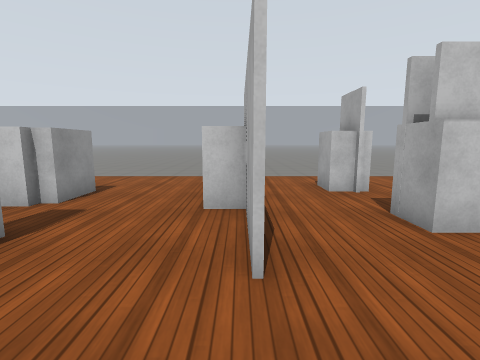
view 1 (above)

17 first-person views from a walk through a world built for the Gazebo simulator. The camera is 1.2 m above the floor, tilts 8° down and sees 85° across. The floor is counted in squares, 1 m on a side. Each view is taken from the middle of a square. On the plan, view 1 faces up. The plan holds only what a view shows up to about 12 squares ahead; the rest is blank. Robots are left out. Simple patterns stand in for the simulator's built-in surfaces.

view 2
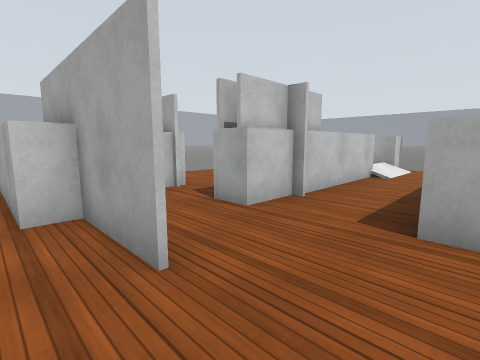

view 3
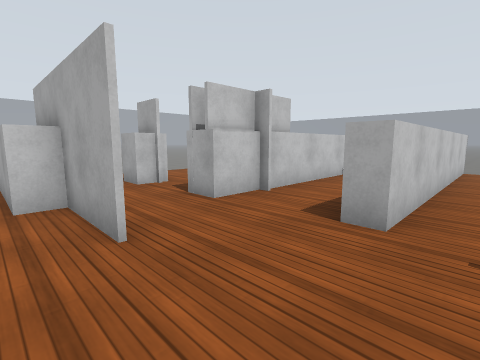

view 4
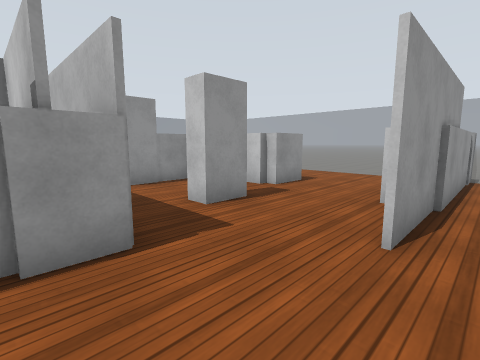

view 5
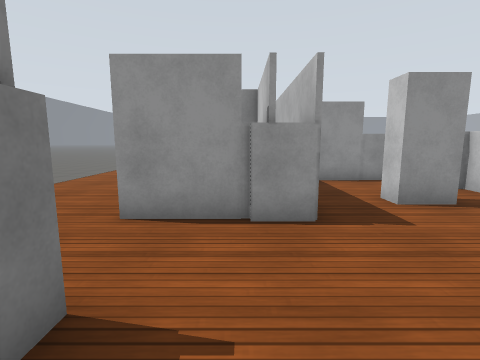

view 6
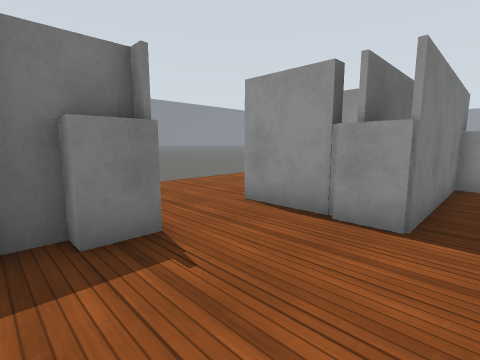

view 7
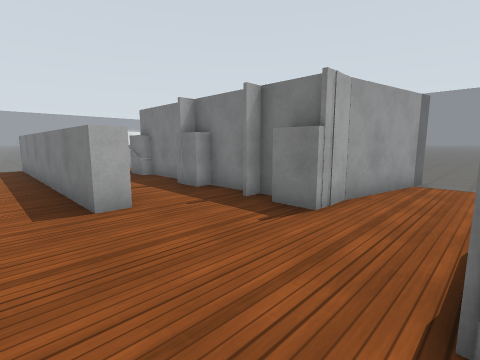

view 8
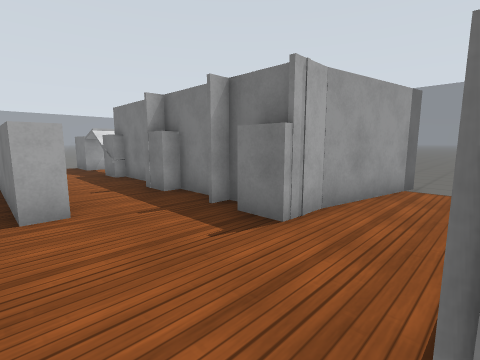

view 9
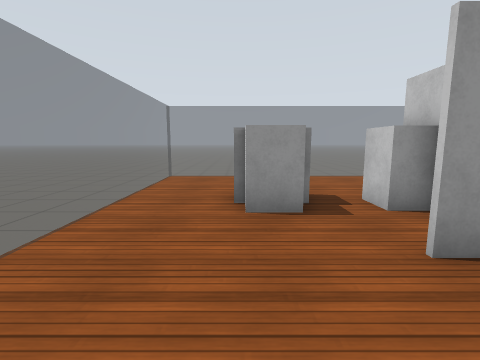

view 10
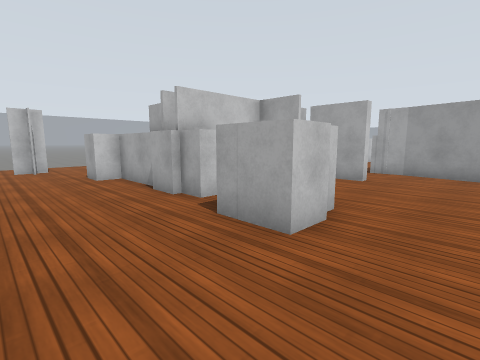

view 11
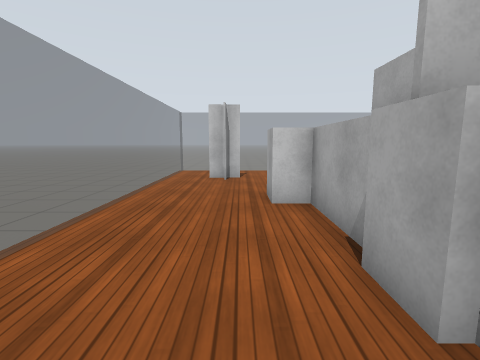

view 12
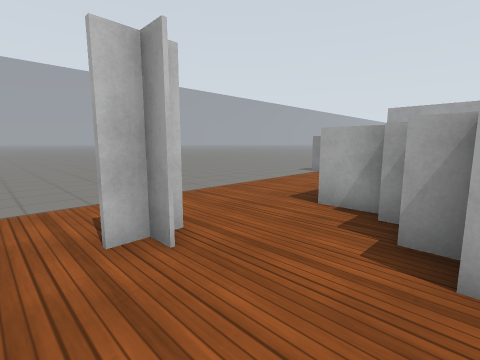

view 13
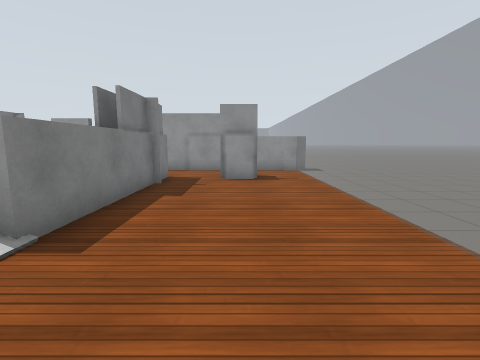

view 14
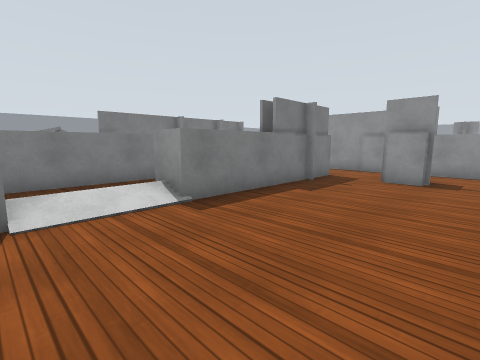

view 15
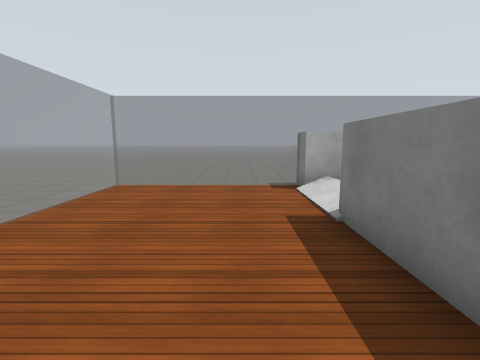

view 16
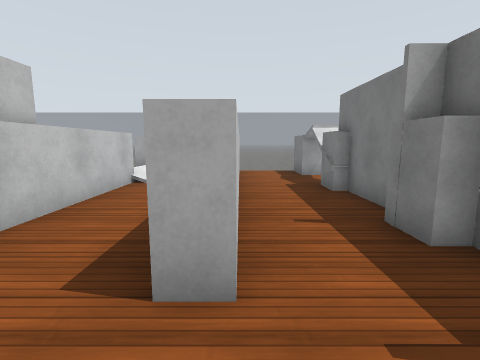

view 17
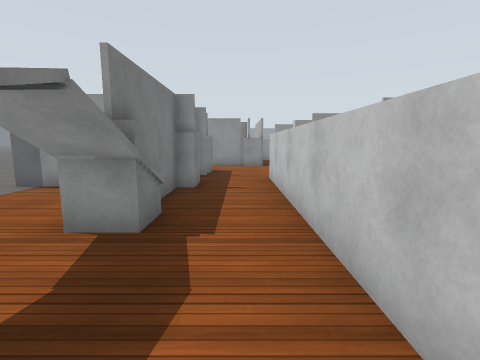

### Floor plan
Key: @ floor where view 1 was taken; # wall or solid block; . floor; / step, stairs or slope; = window, fence, low wall or low ledge; B white box.
Columns run from 12 left of view 1 to 13 right of it. Each row starts with its distance up from view 1.
 10 .===========B======== ===.
  9 =...........B............=
  8 =...........#............=
  7 =.##........#.BB.........=
  6 =.....BBB...#............=
  5 =....#B##...#............=
  4 =...B#......#..BB#####  BB
  3 =...B#...B..#........B/  =
  2 =....#...B...............
  1  ....#...................=
  0 =....#####B.@..##########=
 -1 =....#.#.B#..............=
 -2  .........#..B..BB.......=
 -3  ...BB.......B##B###BB BB
 -4  ...BB......#      ... BB
 -5 =...........#     ...
 -6 =...........#    #..
 -7 .========= ==    =

Positions as (right, up) in squares from view 1, and headings:
1: (0, 0), facing up
2: (-1, 0), facing up-right
3: (-1, -1), facing up-right
4: (1, -1), facing up-left
5: (2, -1), facing left
6: (2, 1), facing down-left
7: (-2, 2), facing down-right
8: (-2, 1), facing down-right
9: (-2, -4), facing left
10: (-11, -6), facing up-right
11: (-9, -2), facing up
12: (-11, 4), facing up-right
13: (12, 7), facing left
14: (12, 9), facing down-left
15: (5, 6), facing right
16: (1, 0), facing right
17: (12, -1), facing left
